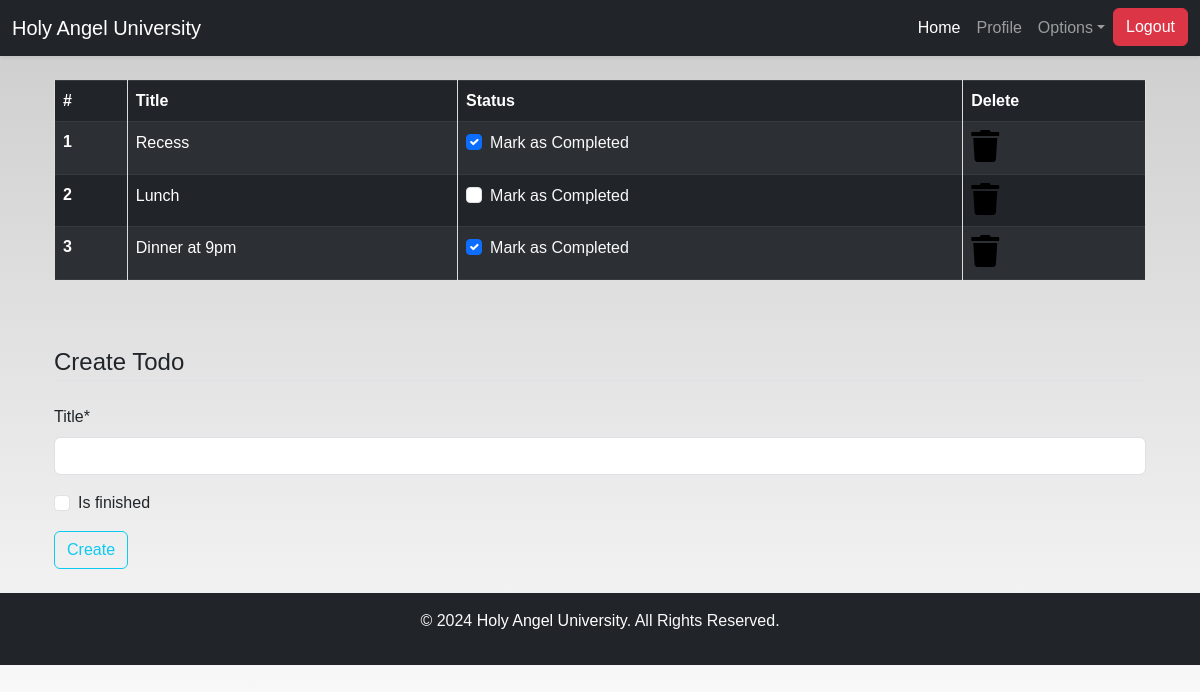
The app's page /todo (signed in), older data.
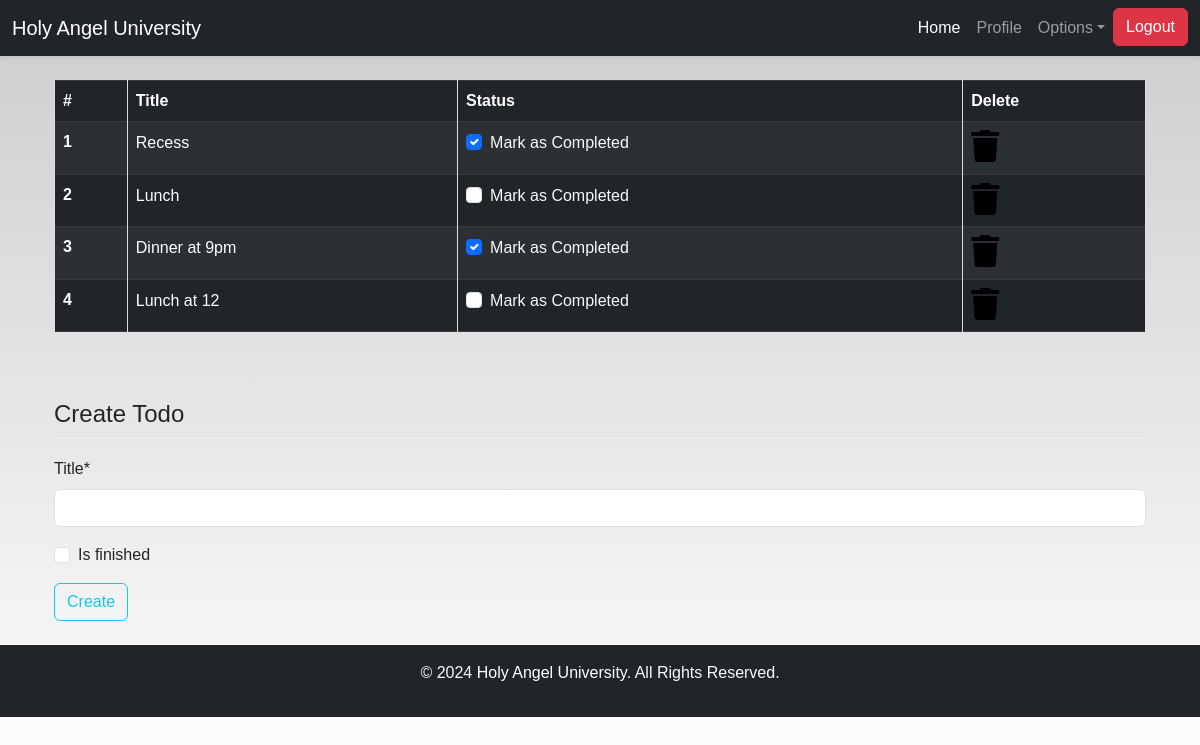
The same page, newer data.
### dashboard/models.py (models this page shows, shortened)
class Todo(models.Model):
    user = models.ForeignKey(User, on_delete=models.CASCADE)
    title = models.CharField(max_length=100)
    is_finished = models.BooleanField(default=False)

### dashboard/views.py (the view)
# urls.py: path('todo', views.todo, name='todo'),
def todo(request):
    if request.method == "POST":
        form = TodoForm(request.POST)
        if form.is_valid():
            todo_instance = Todo(
                user=request.user,
                **form.cleaned_data
            )
            todo_instance.save()
            messages.success(request, f"{request.user.username}, your todo has been saved.")
            return redirect("todo")  # Redirect after successful save
    else:
        form = TodoForm()
    todo_list = Todo.objects.filter(user=request.user)
    context = {
        'form': form,
        'todos': todo_list,
        'todos_done': not todo_list.exists()
    }
    return render(request, "dashboard/todo.html", context)

### dashboard/forms.py
class TodoForm(forms.ModelForm):
    class Meta:
        model = Todo
        fields = ['title', 'is_finished']

### dashboard/templates/dashboard/todo.html (shortened to what this page needs)
{% extends 'dashboard/base.html' %}
{% load static %}
{% load crispy_forms_tags %}
{% block content %}
<div class="container">
{% if not todos_done %}
    <table class="table table-striped table-bordered table-hover table-dark">
        <thead>
            <tr>
                <th scope="col">#</th>
                <th scope="col">Title</th>
                <th scope="col">Status</th>
                <th scope="col">Delete</th>
            </tr>
        </thead>
        <tbody>
        {% for todo in todos %}
            <tr>
                <th scope="row">{{ forloop.counter }}</th>
                <td>{{ todo.title }}</td>
                <td>
                    <a href="{% url 'update-todo' todo.id %}">
                        <div class="form-check">
                            {% if todo.is_finished == True %}
                            <input class="form-check-input" type="checkbox" value="" checked>
                            {% else %}
                            <input class="form-check-input" type="checkbox" value="">
                            {% endif %}
                            <label class="form-check-label text-light" for="flexCheckDefault">
                                Mark as Completed
                            </label>
                        </div>
                    </a>
                </td>
                <td><a href="{% url 'delete-todo' todo.id %}"><i class="fa fa-trash fa-2x"></i></a></td>
            </tr>
        {% endfor %}
        </tbody>
    </table>
    {% else %}
    <h4>All tasks have been done!! create to add more</h4>
{% endif %}
</div><br><br>
<div class="container">
    <form method="POST">
        <fieldset class="form-group">
            <legend class="border-bottom mb-4">Create Todo</legend>
            {{ form | crispy }}
        </fieldset>
        <div class="form-group">
            <button href="" class="btn btn-outline-info" type="submit">
                Create
            </button>
        </div>
    </form>
</div>
{% endblock content %}

Row changes from the older to the newer data that the page shows:
added Todo: title "Lunch at 12"
